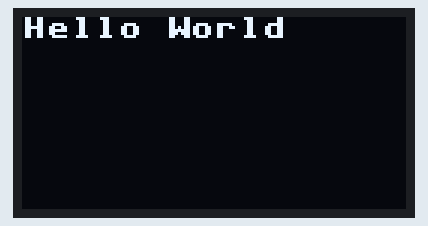
Recording of a program running on a simulated ESP32 board running MicroPython. Shown: 128×64 one-colour display. Library files of the repository ran but are not shown: ssd1306.py. At 1.9 s the program stops and its outputs stay as they are.

Above: at 2.0 s.

The program:

main.py
```python
import machine

from ssd1306 import SSD1306_I2C

OLED_WIDTH = 128
OLED_HEIGHT = 64

if __name__ == "__main__":
    sda = machine.Pin(4)
    scl = machine.Pin(5)
    i2c = machine.I2C(0, sda=sda, scl=scl, freq=10000)

    oled = SSD1306_I2C(OLED_WIDTH, OLED_HEIGHT, i2c)
    oled.fill(0)
    oled.text(f"Hello World", 0, 0)
    oled.show()
```
